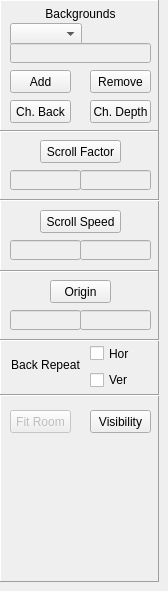
       <widget class="QWidget" name="backsToolPage">
        <widget class="QFrame" name="backsToolFrame">
         <property name="geometry">
          <rect>
           <x>0</x>
           <y>0</y>
           <width>159</width>
           <height>582</height>
          </rect>
         </property>
         <property name="minimumSize">
          <size>
           <width>159</width>
           <height>582</height>
          </size>
         </property>
         <property name="maximumSize">
          <size>
           <width>159</width>
           <height>16777215</height>
          </size>
         </property>
         <property name="frameShape">
          <enum>QFrame::Panel</enum>
         </property>
         <property name="frameShadow">
          <enum>QFrame::Raised</enum>
         </property>
         <widget class="QComboBox" name="list_Backs">
          <property name="enabled">
           <bool>true</bool>
          </property>
          <property name="geometry">
           <rect>
            <x>10</x>
            <y>23</y>
            <width>74</width>
            <height>20</height>
           </rect>
          </property>
          <property name="layoutDirection">
           <enum>Qt::LeftToRight</enum>
          </property>
          <property name="currentText">
           <string/>
          </property>
          <property name="sizeAdjustPolicy">
           <enum>QComboBox::AdjustToContents</enum>
          </property>
          <property name="iconSize">
           <size>
            <width>16</width>
            <height>16</height>
           </size>
          </property>
          <property name="duplicatesEnabled">
           <bool>false</bool>
          </property>
          <property name="frame">
           <bool>true</bool>
          </property>
          <property name="modelColumn">
           <number>0</number>
          </property>
         </widget>
         <widget class="QLabel" name="label_5">
          <property name="geometry">
           <rect>
            <x>10</x>
            <y>3</y>
            <width>141</width>
            <height>21</height>
           </rect>
          </property>
          <property name="text">
           <string>Backgrounds</string>
          </property>
          <property name="alignment">
           <set>Qt::AlignCenter</set>
          </property>
         </widget>
         <widget class="QPushButton" name="but_AddBack">
          <property name="geometry">
           <rect>
            <x>10</x>
            <y>70</y>
            <width>61</width>
            <height>23</height>
           </rect>
          </property>
          <property name="text">
           <string>Add</string>
          </property>
         </widget>
         <widget class="QPushButton" name="but_RemoveBack">
          <property name="geometry">
           <rect>
            <x>90</x>
            <y>70</y>
            <width>61</width>
            <height>23</height>
           </rect>
          </property>
          <property name="text">
           <string>Remove</string>
          </property>
         </widget>
         <widget class="QPushButton" name="but_changeBackDepth">
          <property name="geometry">
           <rect>
            <x>90</x>
            <y>100</y>
            <width>61</width>
            <height>23</height>
           </rect>
          </property>
          <property name="text">
           <string>Ch. Depth</string>
          </property>
         </widget>
         <widget class="QPushButton" name="but_changeBack">
          <property name="geometry">
           <rect>
            <x>10</x>
            <y>100</y>
            <width>61</width>
            <height>23</height>
           </rect>
          </property>
          <property name="text">
           <string>Ch. Back</string>
          </property>
         </widget>
         <widget class="QPushButton" name="but_backScrFac">
          <property name="geometry">
           <rect>
            <x>40</x>
            <y>140</y>
            <width>81</width>
            <height>23</height>
           </rect>
          </property>
          <property name="text">
           <string>Scroll Factor</string>
          </property>
         </widget>
         <widget class="QPushButton" name="but_backScrSpd">
          <property name="geometry">
           <rect>
            <x>40</x>
            <y>210</y>
            <width>81</width>
            <height>23</height>
           </rect>
          </property>
          <property name="text">
           <string>Scroll Speed</string>
          </property>
         </widget>
         <widget class="QPushButton" name="but_backOrig">
          <property name="geometry">
           <rect>
            <x>50</x>
            <y>280</y>
            <width>61</width>
            <height>23</height>
           </rect>
          </property>
          <property name="text">
           <string>Origin</string>
          </property>
         </widget>
         <widget class="QLineEdit" name="text_BackOrigX">
          <property name="enabled">
           <bool>false</bool>
          </property>
          <property name="geometry">
           <rect>
            <x>10</x>
            <y>310</y>
            <width>71</width>
            <height>20</height>
           </rect>
          </property>
          <property name="alignment">
           <set>Qt::AlignRight|Qt::AlignTrailing|Qt::AlignVCenter</set>
          </property>
          <property name="readOnly">
           <bool>true</bool>
          </property>
          <property name="clearButtonEnabled">
           <bool>false</bool>
          </property>
         </widget>
         <widget class="QLineEdit" name="text_BackScrSpdX">
          <property name="enabled">
           <bool>false</bool>
          </property>
          <property name="geometry">
           <rect>
            <x>10</x>
            <y>240</y>
            <width>71</width>
            <height>20</height>
           </rect>
          </property>
          <property name="alignment">
           <set>Qt::AlignRight|Qt::AlignTrailing|Qt::AlignVCenter</set>
          </property>
          <property name="readOnly">
           <bool>true</bool>
          </property>
          <property name="clearButtonEnabled">
           <bool>false</bool>
          </property>
         </widget>
         <widget class="QLineEdit" name="text_BackScrFacX">
          <property name="enabled">
           <bool>false</bool>
          </property>
          <property name="geometry">
           <rect>
            <x>10</x>
            <y>170</y>
            <width>71</width>
            <height>20</height>
           </rect>
          </property>
          <property name="alignment">
           <set>Qt::AlignRight|Qt::AlignTrailing|Qt::AlignVCenter</set>
          </property>
          <property name="readOnly">
           <bool>true</bool>
          </property>
          <property name="clearButtonEnabled">
           <bool>false</bool>
          </property>
         </widget>
         <widget class="QLineEdit" name="text_BackOrigY">
          <property name="enabled">
           <bool>false</bool>
          </property>
          <property name="geometry">
           <rect>
            <x>80</x>
            <y>310</y>
            <width>71</width>
            <height>20</height>
           </rect>
          </property>
          <property name="alignment">
           <set>Qt::AlignRight|Qt::AlignTrailing|Qt::AlignVCenter</set>
          </property>
          <property name="readOnly">
           <bool>true</bool>
          </property>
          <property name="clearButtonEnabled">
           <bool>false</bool>
          </property>
         </widget>
         <widget class="QLineEdit" name="text_BackScrSpdY">
          <property name="enabled">
           <bool>false</bool>
          </property>
          <property name="geometry">
           <rect>
            <x>80</x>
            <y>240</y>
            <width>71</width>
            <height>20</height>
           </rect>
          </property>
          <property name="alignment">
           <set>Qt::AlignRight|Qt::AlignTrailing|Qt::AlignVCenter</set>
          </property>
          <property name="readOnly">
           <bool>true</bool>
          </property>
          <property name="clearButtonEnabled">
           <bool>false</bool>
          </property>
         </widget>
         <widget class="QLineEdit" name="text_BackScrFacY">
          <property name="enabled">
           <bool>false</bool>
          </property>
          <property name="geometry">
           <rect>
            <x>80</x>
            <y>170</y>
            <width>71</width>
            <height>20</height>
           </rect>
          </property>
          <property name="alignment">
           <set>Qt::AlignRight|Qt::AlignTrailing|Qt::AlignVCenter</set>
          </property>
          <property name="readOnly">
           <bool>true</bool>
          </property>
          <property name="clearButtonEnabled">
           <bool>false</bool>
          </property>
         </widget>
         <widget class="QFrame" name="frame">
          <property name="geometry">
           <rect>
            <x>-1</x>
            <y>270</y>
            <width>161</width>
            <height>71</height>
           </rect>
          </property>
          <property name="frameShape">
           <enum>QFrame::Box</enum>
          </property>
          <property name="frameShadow">
           <enum>QFrame::Sunken</enum>
          </property>
         </widget>
         <widget class="QFrame" name="frame_5">
          <property name="geometry">
           <rect>
            <x>-1</x>
            <y>130</y>
            <width>161</width>
            <height>71</height>
           </rect>
          </property>
          <property name="frameShape">
           <enum>QFrame::Box</enum>
          </property>
          <property name="frameShadow">
           <enum>QFrame::Sunken</enum>
          </property>
         </widget>
         <widget class="QCheckBox" name="chk_VRep">
          <property name="geometry">
           <rect>
            <x>90</x>
            <y>370</y>
            <width>41</width>
            <height>20</height>
           </rect>
          </property>
          <property name="text">
           <string>Ver</string>
          </property>
         </widget>
         <widget class="QCheckBox" name="chk_HRep">
          <property name="geometry">
           <rect>
            <x>90</x>
            <y>343</y>
            <width>41</width>
            <height>21</height>
           </rect>
          </property>
          <property name="text">
           <string>Hor</string>
          </property>
         </widget>
         <widget class="QLabel" name="label_6">
          <property name="geometry">
           <rect>
            <x>10</x>
            <y>344</y>
            <width>71</width>
            <height>41</height>
           </rect>
          </property>
          <property name="text">
           <string>Back Repeat</string>
          </property>
          <property name="alignment">
           <set>Qt::AlignCenter</set>
          </property>
         </widget>
         <widget class="QLineEdit" name="text_BackDepth">
          <property name="enabled">
           <bool>false</bool>
          </property>
          <property name="geometry">
           <rect>
            <x>10</x>
            <y>43</y>
            <width>141</width>
            <height>20</height>
           </rect>
          </property>
          <property name="alignment">
           <set>Qt::AlignRight|Qt::AlignTrailing|Qt::AlignVCenter</set>
          </property>
          <property name="readOnly">
           <bool>true</bool>
          </property>
          <property name="clearButtonEnabled">
           <bool>false</bool>
          </property>
         </widget>
         <widget class="QPushButton" name="but_backVis">
          <property name="geometry">
           <rect>
            <x>90</x>
            <y>410</y>
            <width>61</width>
            <height>23</height>
           </rect>
          </property>
          <property name="text">
           <string>Visibility</string>
          </property>
         </widget>
         <widget class="Line" name="line">
          <property name="geometry">
           <rect>
            <x>0</x>
            <y>375</y>
            <width>161</width>
            <height>41</height>
           </rect>
          </property>
          <property name="orientation">
           <enum>Qt::Horizontal</enum>
          </property>
         </widget>
         <widget class="QPushButton" name="pushButton">
          <property name="enabled">
           <bool>false</bool>
          </property>
          <property name="geometry">
           <rect>
            <x>10</x>
            <y>410</y>
            <width>61</width>
            <height>23</height>
           </rect>
          </property>
          <property name="text">
           <string>Fit Room</string>
          </property>
         </widget>
         <zorder>frame_5</zorder>
         <zorder>frame</zorder>
         <zorder>line</zorder>
         <zorder>label_6</zorder>
         <zorder>list_Backs</zorder>
         <zorder>label_5</zorder>
         <zorder>but_AddBack</zorder>
         <zorder>but_RemoveBack</zorder>
         <zorder>but_changeBackDepth</zorder>
         <zorder>but_changeBack</zorder>
         <zorder>but_backScrFac</zorder>
         <zorder>but_backScrSpd</zorder>
         <zorder>but_backOrig</zorder>
         <zorder>text_BackOrigX</zorder>
         <zorder>text_BackScrSpdX</zorder>
         <zorder>text_BackScrFacX</zorder>
         <zorder>text_BackOrigY</zorder>
         <zorder>text_BackScrSpdY</zorder>
         <zorder>text_BackScrFacY</zorder>
         <zorder>chk_HRep</zorder>
         <zorder>chk_VRep</zorder>
         <zorder>text_BackDepth</zorder>
         <zorder>but_backVis</zorder>
         <zorder>pushButton</zorder>
        </widget>
       </widget>
